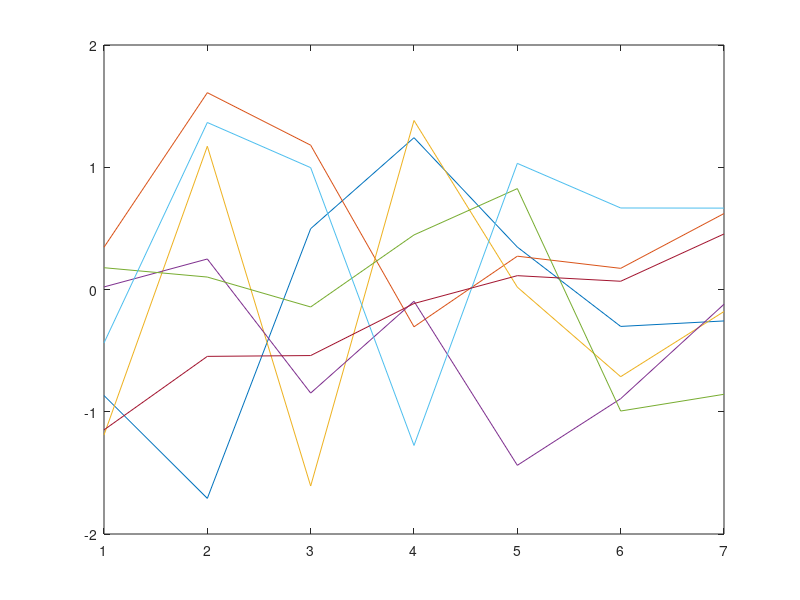

The MATLAB source for this figure: (Note: this script raises an error after producing the figure.)
clear all
close all
clc

h = plot(randn(7));
for i = 1:7
 colors(i,:) = h(i).Color;
end
close all

data = load('pals_data/extracted/Howard.txt');

ET = data(:,9);
H  = data(:,10);
Ta = data(:,5);
Rn = data(:,6);

I = find(isnan(data(:,1)));
ET(I) = [];
H(I) = [];
Ta(I) = [];
Rn(I) = [];

X = 1:length(Ta);

I = 1:300;

figure(1); close(1); figure(1);
set(gcf,'color','w','position',[1,1,1500,1000]);

subplot(2,1,1)
[ax,h1,h2] = plotyy(X(I),Ta(I),X(I),Rn(I));
h1.LineWidth = 4;
h2.LineWidth = 4;
h1.Color = colors(1,:);
h2.Color = colors(2,:);
ax(1).YLabel.FontSize = 16;
ax(2).YLabel.FontSize = 16;
ax(1).YLabel.String = 'Air Temperature [K]';
ax(2).YLabel.String = 'Net Radiation [W/m^2]';
ax(1).XLim = [X(I(1)),X(I(end))];
ax(2).XLim = [X(I(1)),X(I(end))];
ax(1).YColor = colors(1,:);
ax(2).YColor = colors(2,:);
title('Model Inputs','fontsize',20);

subplot(2,1,2)
[ax,h1,h2] = plotyy(X(I),ET(I),X(I),H(I));
h1.LineWidth = 4;
h2.LineWidth = 4;
h1.Color = colors(3,:);
h2.Color = colors(4,:);
ax(1).YLabel.FontSize = 16;
ax(2).YLabel.FontSize = 16;
ax(1).YLabel.String = 'Latent Heat [W/m^2]';
ax(2).YLabel.String = 'Sensible Heat [W/m^2]';
ax(1).XLabel.String = 'Timestep';
ax(1).XLabel.FontSize = 16;
ax(1).XLim = [X(I(1)),X(I(end))];
ax(2).XLim = [X(I(1)),X(I(end))];
ax(1).YColor = colors(3,:);
ax(2).YColor = colors(4,:);
title('Model Outputs','fontsize',20);

